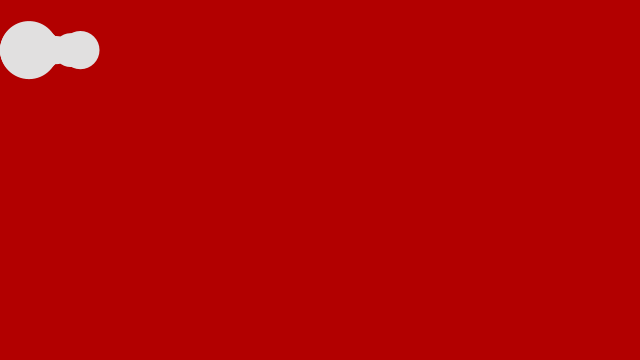
Frame 1 (no input)
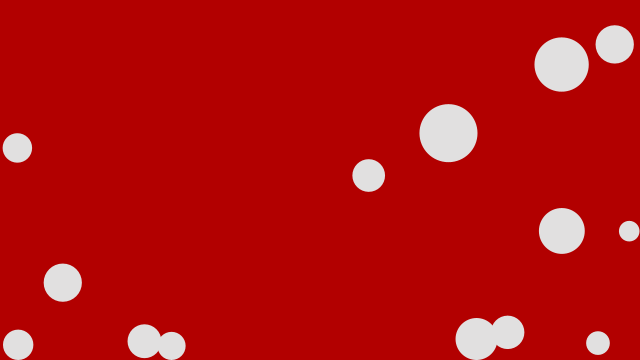
Frame 60 (the mouse pressed at the canvas centre just before this capture)
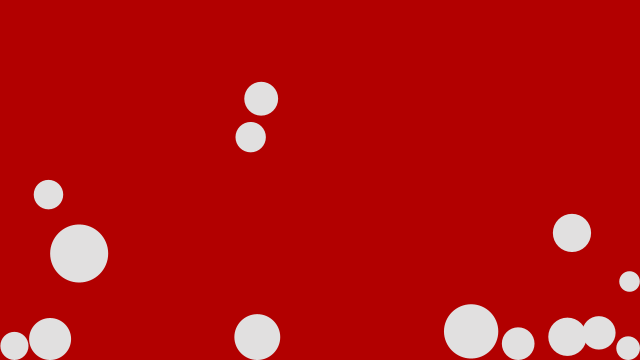
Frame 120 (the mouse held since frame 60 and released just before this capture)

The Processing sketch that drew these frames (run headless with seeded random() and noise(); from frame 60 on, the mouse is pressed at the canvas centre):

// Processing sketch: processing_127429
// ── processing_127429.pde

int numBalls = 14;
float spring = 0.10;
float gravity = 0.10;
float friction = -0.10;
Ball[] balls = new Ball[numBalls];

void setup() {
  size(640, 360);
  for (int i = 0; i < numBalls; i++) {
    balls[i] = new Ball(random(32,20), random(50,30), random(20, 60), i, balls);
  }
  noStroke();
  fill(225, 224, 224);
}

void draw() {
  background(178,0,0);
  for (int i = 0; i < numBalls; i++) {
    balls[i].collide();
    balls[i].move();
    balls[i].display();  
  }
}

class Ball {
  
  float x, y;
  float diameter;
  float vx = 0;
  float vy = 0;
  int id;
  Ball[] others;
 
  Ball(float xin, float yin, float din, int idin, Ball[] oin) {
    x = xin;
    y = yin;
    diameter = din;
    id = idin;
    others = oin;
  } 
  
  void collide() {
    for (int i = id + 1; i < numBalls; i++) {
      float dx = others[i].x - x;
      float dy = others[i].y - y;
      float distance = sqrt(dx*dx + dy*dy);
      float minDist = others[i].diameter/2 + diameter/2;
      if (distance < minDist) { 
        float angle = atan2(dy, dx);
        float targetX = x + cos(angle) * minDist;
        float targetY = y + sin(angle) * minDist;
        float ax = (targetX - others[i].x) * spring;
        float ay = (targetY - others[i].y) * spring;
        vx -= ax;
        vy -= ay;
        others[i].vx += ax;
        others[i].vy += ay;
      }
    }   
  }
  
  void move() {
    vy += gravity;
    x += vx;
    y += vy;
    if (x + diameter/2 > width) {
      x = width - diameter/2;
      vx *= friction; 
    }
    else if (x - diameter/2 < 0) {
      x = diameter/2;
      vx *= friction;
    }
    if (y + diameter/2 > height) {
      y = height - diameter/2;
      vy *= friction; 
    } 
    else if (y - diameter/2 < 0) {
      y = diameter/2;
      vy *= friction;
    }
  }
  
  void display() {
    ellipse(x, y, diameter, diameter);
  }

}
